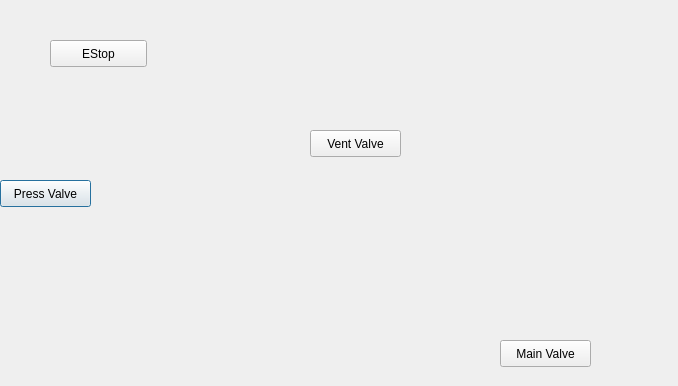
<?xml version="1.0" encoding="UTF-8"?>
<ui version="4.0">
 <class>Dialog</class>
 <widget class="QDialog" name="Dialog">
  <property name="geometry">
   <rect>
    <x>0</x>
    <y>0</y>
    <width>678</width>
    <height>386</height>
   </rect>
  </property>
  <property name="windowTitle">
   <string>Dialog</string>
  </property>
  <widget class="QLabel" name="background">
   <property name="geometry">
    <rect>
     <x>-5</x>
     <y>6</y>
     <width>691</width>
     <height>381</height>
    </rect>
   </property>
   <property name="text">
    <string/>
   </property>
   <property name="pixmap">
    <pixmap>P_ID.jpg</pixmap>
   </property>
  </widget>
  <widget class="QPushButton" name="pressValveButton">
   <property name="geometry">
    <rect>
     <x>0</x>
     <y>180</y>
     <width>91</width>
     <height>27</height>
    </rect>
   </property>
   <property name="text">
    <string>Press Valve</string>
   </property>
  </widget>
  <widget class="QPushButton" name="ventValveButton">
   <property name="geometry">
    <rect>
     <x>310</x>
     <y>130</y>
     <width>91</width>
     <height>27</height>
    </rect>
   </property>
   <property name="text">
    <string>Vent Valve</string>
   </property>
  </widget>
  <widget class="QPushButton" name="mainValveButton">
   <property name="geometry">
    <rect>
     <x>500</x>
     <y>340</y>
     <width>91</width>
     <height>27</height>
    </rect>
   </property>
   <property name="text">
    <string>Main Valve</string>
   </property>
  </widget>
  <widget class="QPushButton" name="eStopButton">
   <property name="geometry">
    <rect>
     <x>50</x>
     <y>40</y>
     <width>97</width>
     <height>27</height>
    </rect>
   </property>
   <property name="text">
    <string>EStop</string>
   </property>
  </widget>
 </widget>
 <resources/>
 <connections/>
</ui>
